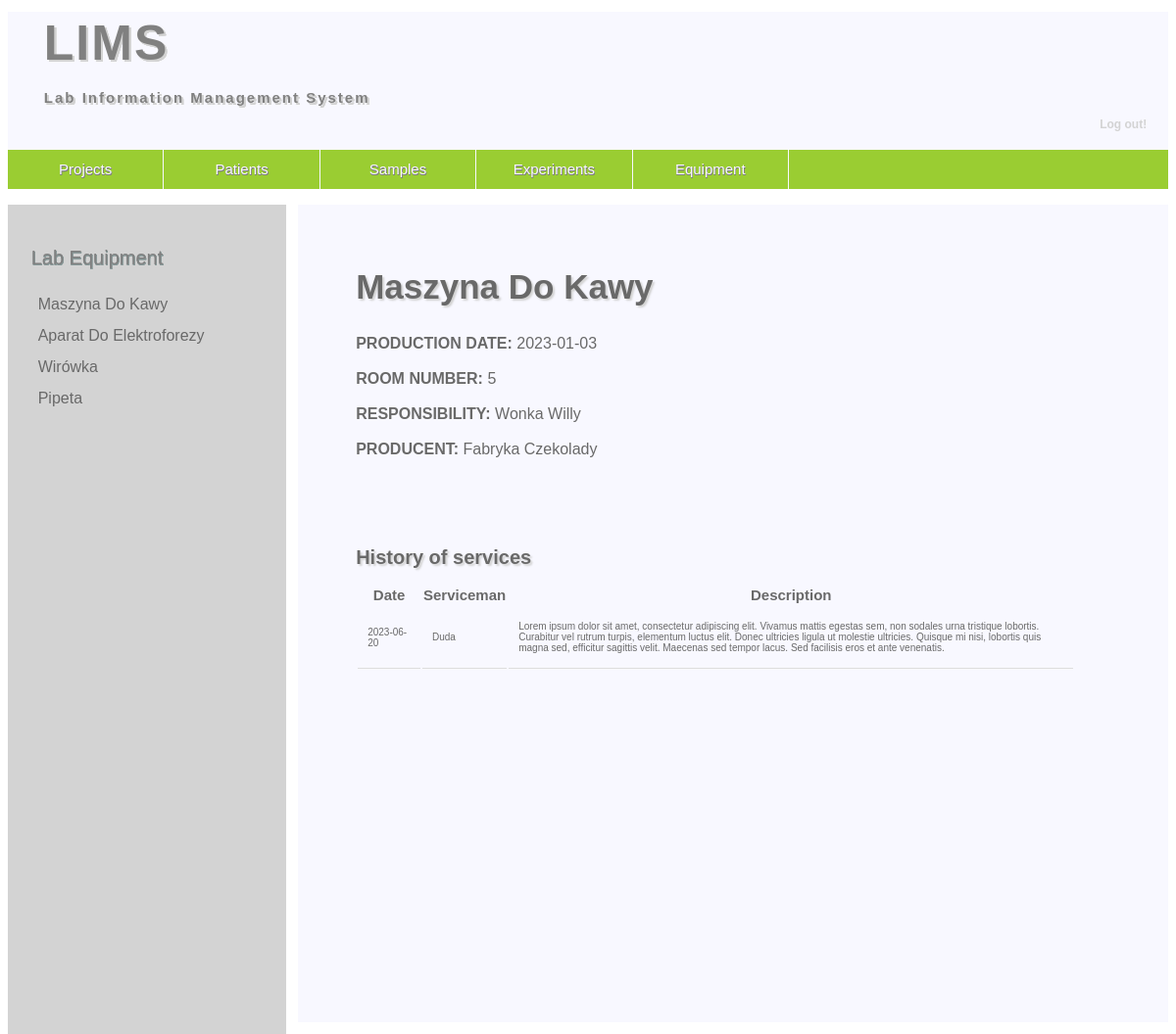
Screenshot of /PHP-scripts/one_equipment.php?value_key=1 (signed in) with the database file from the repository.
### tables this page shows
CREATE TABLE `lab_equipment` (
  `idlab_equipment` int(11) NOT NULL,
  `name` varchar(45) NOT NULL,
  `prod_date` date NOT NULL,
  `localisation` int(11) NOT NULL,
  `w_personal_data_id_personal_data` int(11) NOT NULL,
  `producer_idproducer` int(11) NOT NULL
);

CREATE TABLE `w_personal_data` (
  `id_personal_data` int(11) NOT NULL,
  `name` varchar(45) NOT NULL,
  `surname` varchar(45) NOT NULL,
  `position_idposition` int(11) NOT NULL
);

CREATE TABLE `producer` (
  `idproducer` int(11) NOT NULL,
  `name` varchar(45) NOT NULL
);

CREATE TABLE `service` (
  `idservice` int(11) NOT NULL,
  `service_id` int(11) NOT NULL,
  `service_date` date NOT NULL,
  `description` longtext NOT NULL,
  `serviceman_surname` varchar(45) NOT NULL,
  `lab_equipment_idlab_equipment` int(11) NOT NULL
);

### PHP-scripts/one_equipment.php (the view, shortened to what this page needs)
<?php
	require_once 'connect.php';
	$conn = @new mysqli($servername, $username, $password, $dbname);
	mysqli_set_charset($conn, "utf8");
?>
 <!DOCTYPE html>
 <html>
 <head>
	<link rel="stylesheet" href="style.css" type="text/css" />
 </head>
 <body>
	<header>
		<h1 class="logo">LIMS</h1>
		<h4 class="logo">Lab Information Management System <p class="out"> <a href="logout.php">Log out!</a></p>
		</h4>
		<nav>
			<ul class="menu">
			<li><a href="projects.php">Projects</a></li>
			<?php
			if (isset($_SESSION['admin'])){
				echo "<li><a href='patients.php'>Patients</a></li>";
				echo "<li><a href='samples.php'>Samples</a></li>";}
			?>
			<li><a href="experiments.php">Experiments</a></li>
			<li><a href="equipment.php">Equipment</a></li>
			</ul>
		</nav>
	</header>
	<main>
		<section class="content">
		<p class="content_title"> Lab Equipment </p>
			<ul class="titles">
			<?php
				$q = "SELECT idlab_equipment, name FROM lab_equipment";
				$result = $conn->query($q);
				while($row = mysqli_fetch_assoc($result))
				{
					echo "<li><a href='one_equipment.php?value_key=".$row['idlab_equipment']."'>".$row['name']."</a></li>";
				}
			?>
			</ul>
		</section>
		<section class="results">
		<?php
			if(isset($_GET['value_key'])){
			$idequipment=$_GET['value_key'];}
			$q = "SELECT lab_equipment.name AS name_eq, prod_date, localisation, w_personal_data.name AS imie, w_personal_data.surname AS nazwisko, producer.name as nazwa FROM `lab_equipment` INNER JOIN w_personal_data ON w_personal_data_id_personal_data = id_personal_data INNER JOIN producer on producer_idproducer = idproducer WHERE idlab_equipment =? ;";
			$result = $conn->execute_query($q, [$idequipment]);
			$row = mysqli_fetch_assoc($result);
		?>
		<h1 class="result_title"> <?php echo $row['name_eq'] ?></h1>
		<b>PRODUCTION DATE: </b><?php echo $row['prod_date'] ?> <br> <br>
		<b>ROOM NUMBER: </b><?php echo $row['localisation'] ?> <br> <br>
		<b>RESPONSIBILITY: </b> <?php echo $row['nazwisko']." ".$row['imie'] ?>  <br> <br>
		<b>PRODUCENT: </b><?php echo $row['nazwa'] ?> <br> <br> <br> <br> <br> <br>
		<table class="long">
		<caption style="font-size:20px;padding-bottom:15px;text-shadow: 2px 2px 2px lightgrey;text-align:left;";> <b>      History of services</b> </caption>
			<thead>
				<tr>
				<th>Date</th>
				<th>Serviceman</th>
				<th>Description</th>
				</tr>
			</thead>
			<tbody>
		<?php
			$q = "SELECT service_date, serviceman_surname, description FROM `service` WHERE `lab_equipment_idlab_equipment` = ? ;";
			$result = $conn->execute_query($q, [$idequipment]);
			while($row = mysqli_fetch_row($result))
			{
				echo "<tr>";
				foreach($row as $col)
				{
					echo "<td>$col</td>";
				}
			}
			echo "</tr>";
		?>
		</tbody>
		</table>
		</section>
	</main>
 </body>
 </html>

### style/style.css (style rules this page uses)
header { font-family: Arial, Helvetica, sans-serif; width: 100%; margin-left: auto; margin-right: auto; background-color: ghostwhite; min-height: 15%; }
h1.logo { color: grey; padding: 3px 10px 3px 25px; margin: 1%; font-size: 50px; letter-spacing: 2px; text-shadow: 2px 2px 0.5px lightgrey, 2px 2px 0.5px lightgrey, 2px 2px 0.5px lightgrey, 2px 2px 0.5px lightgrey; }
h4.logo { color: grey; padding: 3px 10px 3px 25px; margin: 1%; font-size: 15px; letter-spacing: 2px; text-shadow: 2px 2px 0.5px lightgrey, 2px 2px 0.5px lightgrey, 2px 2px 0.5px lightgrey, 2px 2px 0.5px lightgrey; }
p.out { text-align: right; font-size: 12px; text-shadow: none; padding-bottom:0; margin-bottom:0; letter-spacing: 0; }
header a { color: lightgrey; text-decoration: none; }
nav { background-color: yellowgreen; }
.menu { padding-left: 0; list-style-type: none; background-color: yellowgreen; min-height: 40px; line-height: 250%; color: ghostwhite; text-shadow: 0.5px 0.5px 0px grey, 0.5px 0.5px 0px grey, 0.5px 0.5px 0px grey, 0.5px 0.5px 0px grey; }
.menu > li { font-size: 15px; text-align:center; float: left; padding-left: 20px; padding-right: 20px; border-right: 1px solid ghostwhite; width: 10%; }
.menu a { color: ghostwhite; text-decoration: none; }
main { font-family: Arial, Helvetica, sans-serif; width: 100%; margin: auto; margin-left: auto; margin-right: auto; min-height: 80%; }
.content { float: left; width: 20%; padding: 2%; background-color: lightgrey; color: dimgrey; min-height: 800px; margin: auto; margin-right: 1%; }
p.content_title { font-size: 20px; color: #808080; text-shadow: 0.5px 0.5px 0px #889999, 0.5px 0.5px 0px #889999, 0.5px 0.5px 0px #889999, 0.5px 0.5px 0px #889999; }
.titles { list-style-type: none; color: dimgrey; padding:0; }
.titles > li { color: #808080; width:80%; text-align: left; padding: 7px; }
.titles a { color: dimgrey; text-decoration: none; }
.results { background-color: ghostwhite; color: dimgrey; float: left; width: 62%; padding-left: 5%; padding-right: 8%; padding-top: 3%; min-height: 800px; margin:auto; overflow-x:auto; }
.results > table { width:100%; font-size: 15px; text-align: center; margin-left: 0; margin-right: auto; }
.results > table > th , td { border-bottom: 1px solid #ddd; padding-top : 15px; padding-bottom : 15px; padding-left: 10px; padding-right: 10px; white-space: nowrap; min-width: 40px; max-width:50%; font-size: 10px; }
h1.result_title { font-size: 35px; text-shadow: 2px 2px 2px lightgrey; }
.long > th,td { white-space:normal; text-align:left; }

### rows the page displays
lab_equipment: name "Maszyna Do Kawy", prod_date "2023-01-03", localisation "5", w_personal_data.surname "Wonka", w_personal_data.name "Willy", producer_idproducer.name "Fabryka Czekolady"
lab_equipment: name "Aparat Do Elektroforezy"
lab_equipment: name "Wirówka"
lab_equipment: name "Pipeta"
service: service_date "2023-06-20", serviceman_surname "Duda", description "Lorem ipsum dolor sit amet, consectetur adipiscing elit. Vivamus mattis egestas sem, non sodales urna tristique lobortis. Curabitur vel rutrum turpis, elementum luctus elit. Donec ultricies ligula ut molestie ultricies. Quisque mi nisi, lobortis quis magna sed, efficitur sagittis velit. Maecenas sed tempor lacus. Sed facilisis eros et ante venenatis."
